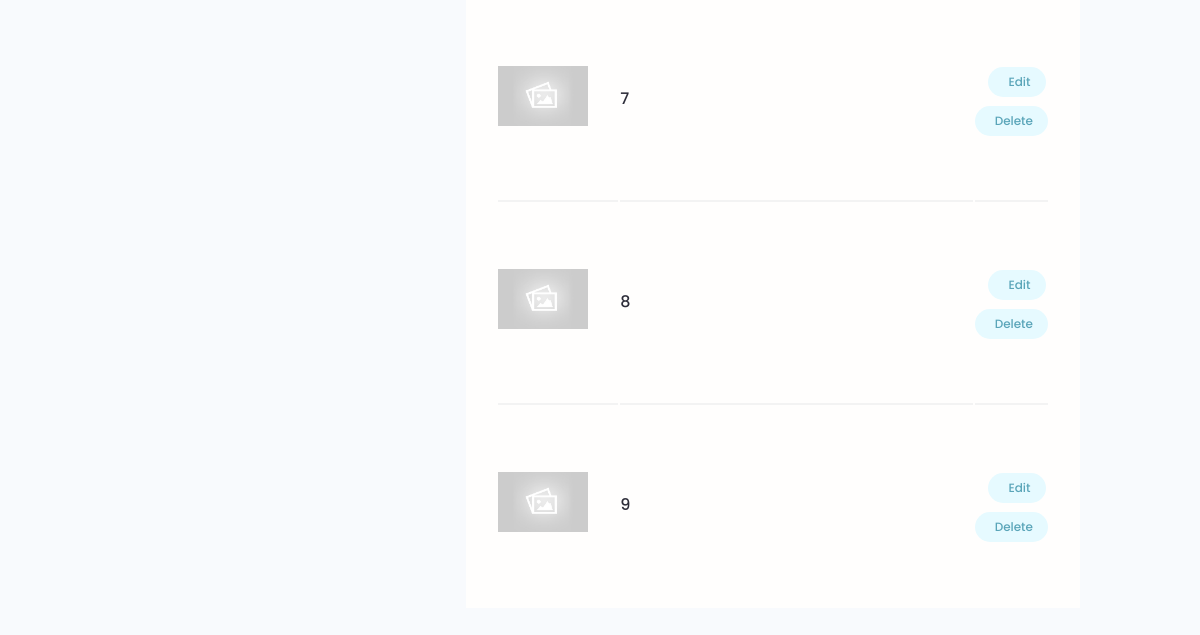
Before: /account/ (signed in, lower part) with the older database file.
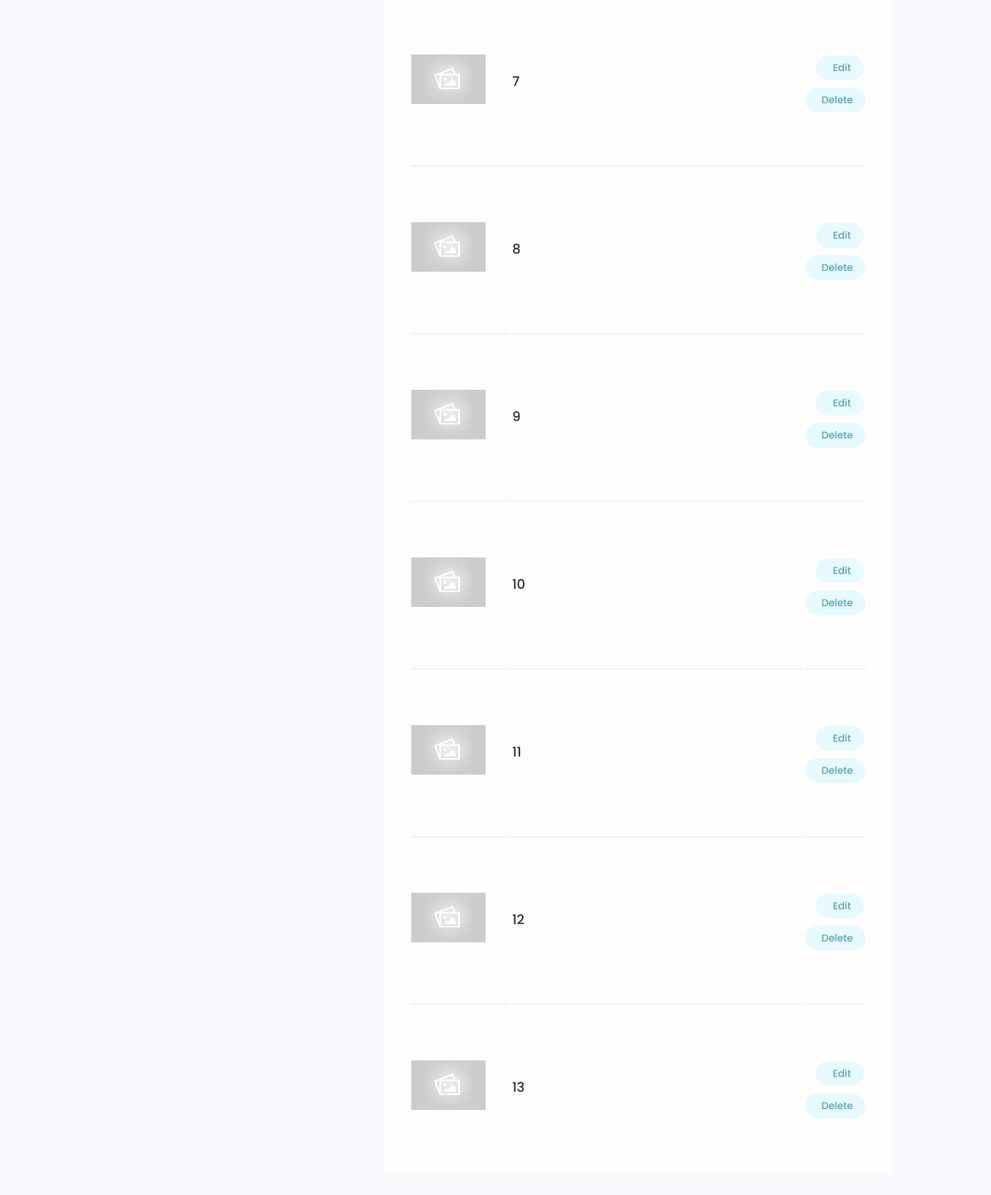
After: the same page with the newer database file.
### projects/models.py (models this page shows, shortened)
class Project(models.Model):
    id = models.UUIDField(default=uuid.uuid4, unique=True, primary_key=True, editable=False)
    owner = models.ForeignKey(Profile, null=True, blank=True, on_delete=models.SET_NULL)
    title = models.CharField(max_length=2000)
    description = models.TextField(null=True, blank=True)
    image = models.ImageField(default="default.jpg")
    tags = models.ManyToManyField('Tag', blank=True)
    demo_link = models.URLField(max_length=2000, null=True, blank=True)
    source_link = models.URLField(max_length=2000, null=True, blank=True)
    vote_total = models.IntegerField(default=0, null=True, blank=True)
    vote_ratio = models.IntegerField(default=0, null=True, blank=True)
    created = models.DateTimeField(auto_now_add=True)
    class Meta:
        ordering = ["created"]

### users/views.py (the view)
# urls.py: path('account/', views.userAccount, name="account"),
@login_required
def userAccount(request):
    profile = request.user.profile
    skills = profile.skill_set.all()
    projects = profile.project_set.all()
    context = {
        "profile": profile,
        "skills": skills,
        "projects": projects
    }
    return render(request, "users/account.html", context)

### users/templates/users/account.html (shortened to what this page needs)
{% extends 'main.html' %}
{% block content %}
<main class="settingsPage profile my-md">
    <div class="container">
        <div class="layout">
            <div class="column column--1of3">
            </div>
            <div class="column column--2of3">
                <table class="settings__table">
                    {% for project in projects %}
                    <tr>
                        <td class="settings__thumbnail">
                            <a href="{% url 'project' project.id %}"><img src="{{project.image.url}}" alt="Project Thumbnail" /></a>
                        </td>
                        <td class="settings__tableInfo">
                            <a href="{% url 'project' project.id %}">{{project.title}}</a>
                        </td>
                        <td class="settings__tableActions">
                            <a class="tag tag--pill tag--main settings__btn" href="{% url 'update-project' project.id %}">
                                Edit</a>
                            <a class="tag tag--pill tag--main settings__btn" href="{% url 'delete-project' project.id %}"> Delete</a>
                        </td>
                    </tr>
                    {% endfor %}
                </table>
            </div>
        </div>
    </div>
</main>
{% endblock %}

Changed rows visible on the page:
added Project: image (placeholder picture), title "10"
added Project: image (placeholder picture), title "11"
added Project: image (placeholder picture), title "12"
added Project: image (placeholder picture), title "13"
